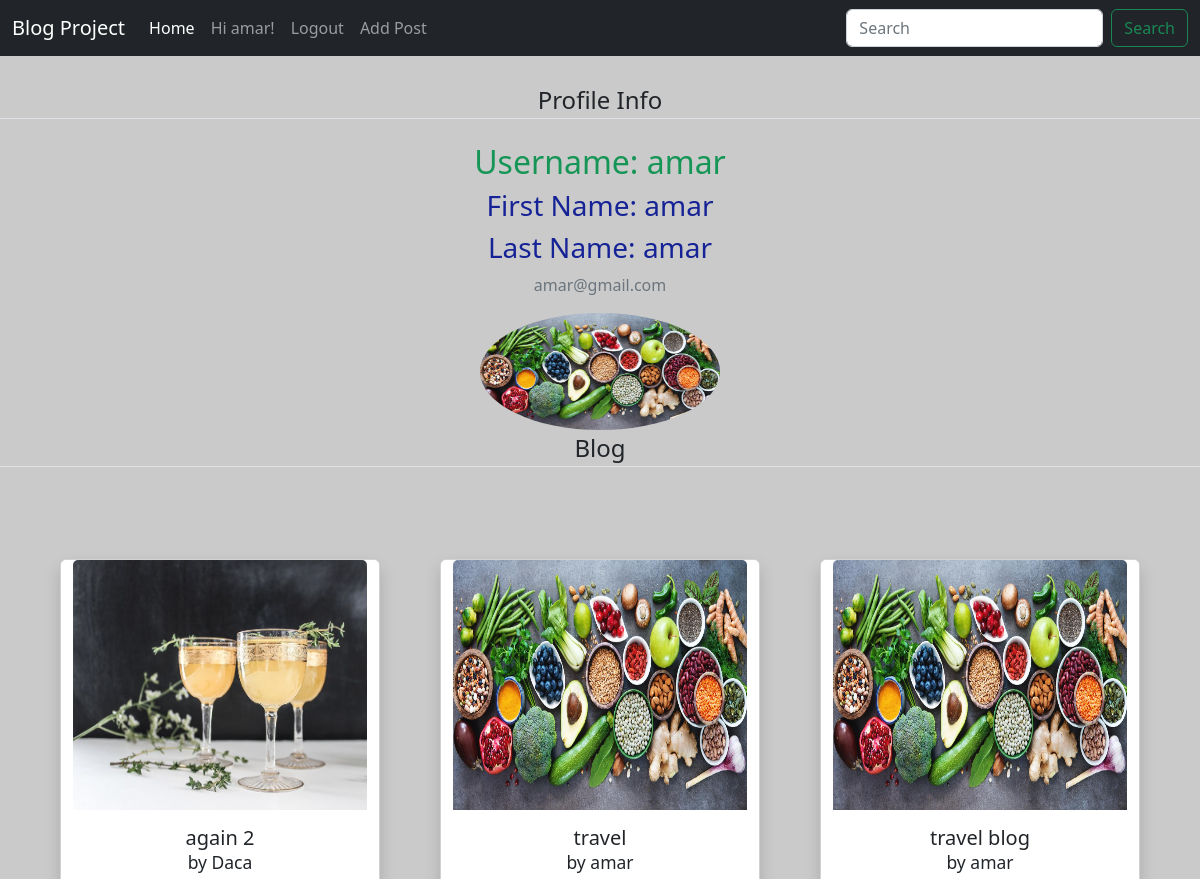
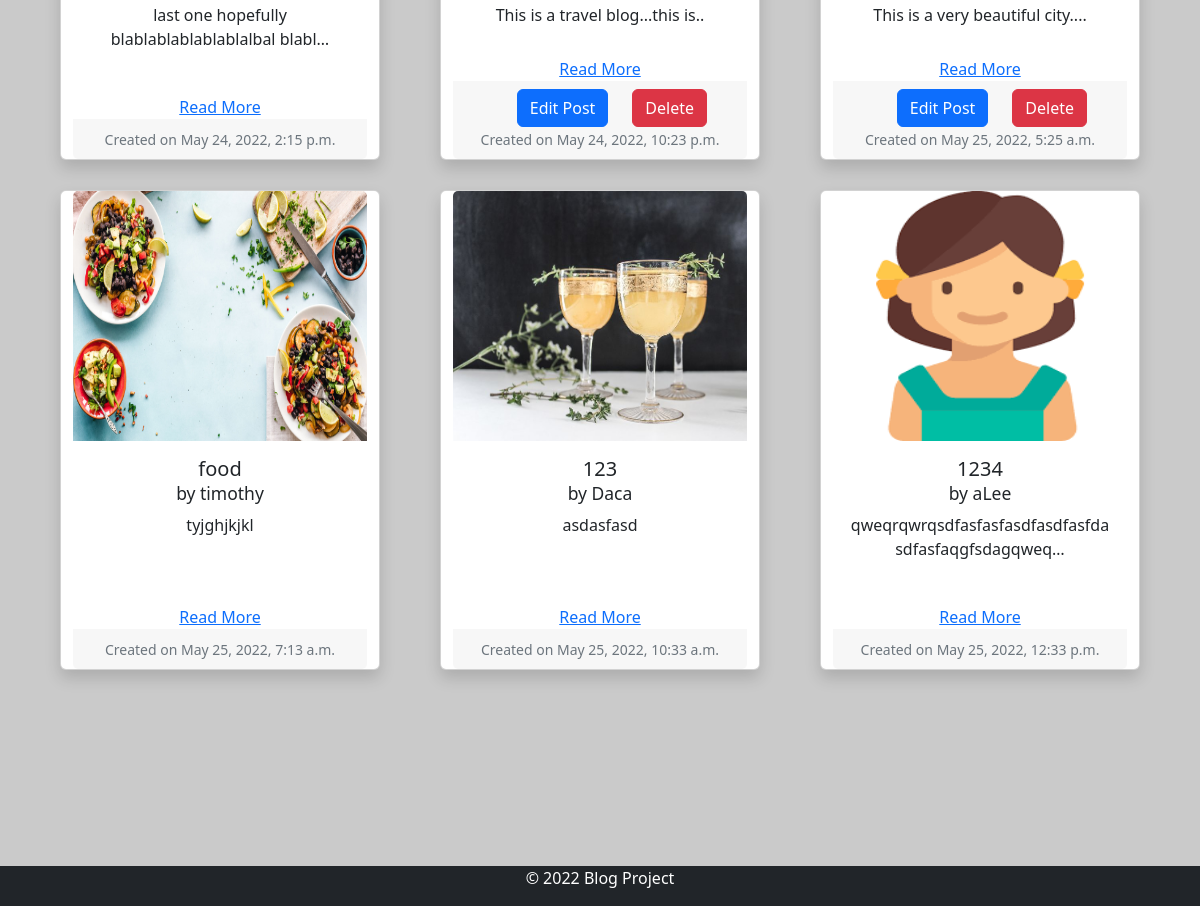
The page /user_profile/ (signed in) on the database its author committed (2 pictures, top to bottom).
### blog_app/models.py (models this page shows, shortened)
class UserProfileInfo(models.Model):
    user = models.OneToOneField(User, on_delete=models.CASCADE)
    first_name = models.CharField(("First name"), max_length=50)
    last_name = models.CharField(("Last name"), max_length=50)
    profile_pic = models.ImageField(upload_to = 'profile_pics', blank = True)

class Post(models.Model):
    title = models.CharField(max_length=200, unique=True)
    author = models.ForeignKey(User, editable=False, on_delete= models.CASCADE,related_name='blog_posts', null=True)
    content = models.TextField()
    status = models.IntegerField(choices=STATUS, default=0)
    created_on = models.DateTimeField(auto_now_add=True)

### blog_app/views.py (the view)
# urls.py: url(r'^user_profile/$', views.user_profile, name="user_profile"),
@login_required
def user_profile(request):
    queryset = Post.objects.filter(status=1)
    post_dict = {'post_list': queryset}
    return render(request, 'blog_app/user_profile.html', context=post_dict)

### templates/blog_app/user_profile.html (shortened to what this page needs)
{% extends "blog_app/base.html" %}
{% block content %}
    <div class="content-section">
      <div class="media">
        <legend class="border-bottom mb-4">Profile Info</legend>
         <div class="media-body">
            <h2 class="account-heading" >Username: {{ user.username }}</h2>
            <h3>First Name: {{ request.user.first_name }}</h3>
            <h3>Last Name: {{ request.user.last_name }}</h3>
            <p class="text-secondary">{{ user.email }}</p>
            <img class="rounded-circle article-img" src="{{ user.userprofileinfo.profile_pic.url }}" width='240' alt={{user}}>
        </div>
      </div>
      <form method="POST" enctype="multipart/form-data">
        <fieldset class="form-group">
            <legend class="border-bottom mb-4">Blog</legend>
        </fieldset>
    </form>
    </div >
<div class="container mt-5 mb-3">
  <div class="row">
    {% for post in post_list %}
    <div class="card shadow " style="width: 20rem; height: 30rem;" >
          <img src="{{ post.author.userprofileinfo.profile_pic.url }}" class="card-img-top" alt="..." height="250px">
          <div class="card-body" style="overflow:hidden;">
            <h5 class="card-title">{{post.title}} <br><small>by {{post.author}}</small></h5>
            <p class="card-text">{{ post.content | truncatechars:50}}</p>
          </div>
          <a href="{% url 'blog_app:article' post.id %}">Read More</a>
          <div class="card-footer" style="border-top:none">
            {% if post.author.id == request.user.id %}
          <div class="d-flex flex-row justify-content-end mt-auto">
            <a href="{% url 'blog_app:editpost' post.id %}" class="btn btn-primary d-flex justify-content-end">Edit Post <a href="{% url 'blog_app:deletepost' post.id %}" class="btn btn-danger mx-4">Delete</a></a>
            </div>
          {% endif %}
            <p class="card-text"><small class="text-muted">Created on {{ post.created_on }}</small></p>
          </div>
    </div>
    {% endfor %}
  </div>
</div>
{% endblock %}

### templates/blog_app/base.html (shortened to what this page needs)
{% load staticfiles %}
{% load static %}
<!DOCTYPE html>
<html lang="en">
<head>
    <link href="https://cdn.jsdelivr.net/npm/bootstrap@5.2.0-beta1/dist/css/bootstrap.min.css" rel="stylesheet">
    <link rel="stylesheet" href="{% static 'css/basicstyle.css' %}">
    <link href="{% static 'styles/base.css' %}" rel="stylesheet">
</head>
<body>
<header class="p-3 bg-dark">
<nav class="navbar navbar-expand-lg navbar-dark bg-dark fixed-top">
  <div class="container-fluid">
    <div class="collapse navbar-collapse" id="navbarTogglerDemo01">
      <a class="navbar-brand" href="{% url 'index' %}">Blog Project</a>
      <ul class="navbar-nav me-auto mb-2 mb-lg-0">
        <li class="nav-item">
          <a class="nav-link active" aria-current="page" href="{% url 'index' %}">Home</a>
        </li>
{% if user.is_authenticated %}
        <li class="nav-item">
          <a class="nav-link" href="{% url 'user_profile' %}">Hi {{ user.username }}!</a>
        </li>
        <li class="nav-item">
          <a class="nav-link" href="{% url 'logout' %}">Logout</a>
        </li>
        <li class="nav-item">
          <a class="nav-link" href="{% url 'blog_app:addpost' %}">Add Post</a>
        </li>
{% endif %}
      </ul>
      <form class="d-flex" role="search">
        <input class="form-control me-2" type="search" placeholder="Search" aria-label="Search">
        <button class="btn btn-outline-success" type="submit">Search</button>
      </form>
    </div>
  </div>
</nav>
  </header>
<div id="content-wrap">
{% block content %}
{% endblock %}
</div>
<div class="container" >
  <footer class="py-0  footer fixed-bottom bg-dark " id="footer">
    <p class="text-center " style="color: white;">© 2022 Blog Project</p>
  </footer>
</div>
</body>
</html>

### static/css/basicstyle.css (style rules this page uses)
body { background-color:rgb(202, 202, 202); }
h3 { color:rgb(22, 35, 150); }
h2 { color:rgb(22, 150, 86); }
#footer { position: fixed; bottom: 0; width: 100%; }
#content-wrap { margin-bottom: 50px; margin-top: 50px; position: relative; padding-bottom: 10rem; }

### static/styles/base.css (style rules this page uses)
body { text-align:center; }
.card { margin: 20px auto; float: none; margin-bottom: 10px; }

### rows shown on the page
Post: author.userprofileinfo.profile_pic (picture), title "again 2", author "Daca", content "last one hopefully blablablablablablalbal blabl…", created_on "May 24, 2022, 2:15 p.m."
Post: author.userprofileinfo.profile_pic (picture), title "travel", author "amar", content "This is a travel blog...this is..", shows "Edit Post", created_on "May 24, 2022, 10:23 p.m."
Post: author.userprofileinfo.profile_pic (picture), title "travel blog", author "amar", content "This is a very beautiful city....", shows "Edit Post", created_on "May 25, 2022, 5:25 a.m."
Post: author.userprofileinfo.profile_pic (picture), title "food", author "timothy", content "tyjghjkjkl", created_on "May 25, 2022, 7:13 a.m."
Post: author.userprofileinfo.profile_pic (picture), title "123", author "Daca", content "asdasfasd", created_on "May 25, 2022, 10:33 a.m."
Post: author.userprofileinfo.profile_pic (picture), title "1234", author "aLee", content "qweqrqwrqsdfasfasfasdfasdfasfdasdfasfaqgfsdagqweq…", created_on "May 25, 2022, 12:33 p.m."

### other values the page prints
{{ user.username }} "amar"
{{ request.user.first_name }} "amar"
{{ request.user.last_name }} "amar"
{{ user.email }} "amar@gmail.com"
